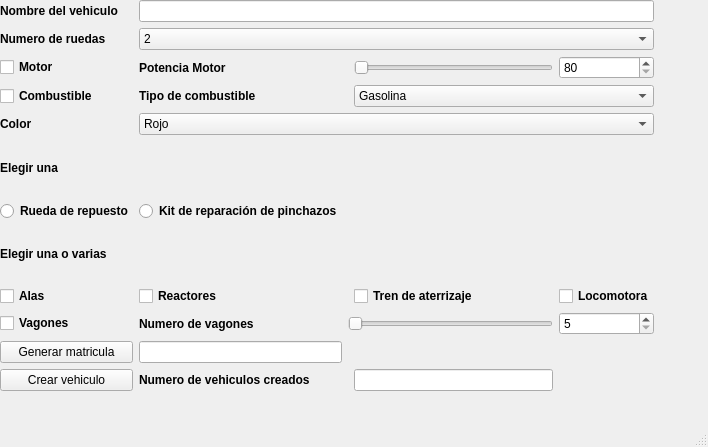
<?xml version="1.0" encoding="UTF-8"?>
<ui version="4.0">
 <class>MainWindow</class>
 <widget class="QMainWindow" name="MainWindow">
  <property name="geometry">
   <rect>
    <x>0</x>
    <y>0</y>
    <width>708</width>
    <height>447</height>
   </rect>
  </property>
  <property name="windowTitle">
   <string>MainWindow</string>
  </property>
  <widget class="QWidget" name="centralwidget">
   <widget class="QWidget" name="gridLayoutWidget_2">
    <property name="geometry">
     <rect>
      <x>0</x>
      <y>0</y>
      <width>654</width>
      <height>391</height>
     </rect>
    </property>
    <layout class="QGridLayout" name="gridLayout_2">
     <item row="2" column="4">
      <widget class="QSpinBox" name="spinPotencia">
       <property name="minimum">
        <number>80</number>
       </property>
       <property name="maximum">
        <number>450</number>
       </property>
      </widget>
     </item>
     <item row="0" column="1" colspan="4">
      <widget class="QLineEdit" name="lineEditNombre"/>
     </item>
     <item row="5" column="0">
      <widget class="QLabel" name="label_6">
       <property name="font">
        <font>
         <family>Arial</family>
         <weight>75</weight>
         <bold>true</bold>
        </font>
       </property>
       <property name="text">
        <string>Elegir una</string>
       </property>
      </widget>
     </item>
     <item row="9" column="2" colspan="2">
      <widget class="QSlider" name="horizontalVagones">
       <property name="minimum">
        <number>5</number>
       </property>
       <property name="maximum">
        <number>20</number>
       </property>
       <property name="orientation">
        <enum>Qt::Horizontal</enum>
       </property>
      </widget>
     </item>
     <item row="8" column="0">
      <widget class="QCheckBox" name="alas">
       <property name="font">
        <font>
         <family>Arial</family>
         <weight>75</weight>
         <bold>true</bold>
        </font>
       </property>
       <property name="text">
        <string>Alas</string>
       </property>
      </widget>
     </item>
     <item row="9" column="1">
      <widget class="QLabel" name="label_8">
       <property name="font">
        <font>
         <family>Arial</family>
         <weight>75</weight>
         <bold>true</bold>
        </font>
       </property>
       <property name="text">
        <string>Numero de vagones</string>
       </property>
      </widget>
     </item>
     <item row="7" column="0">
      <widget class="QLabel" name="label_7">
       <property name="font">
        <font>
         <family>Arial</family>
         <weight>75</weight>
         <bold>true</bold>
        </font>
       </property>
       <property name="text">
        <string>Elegir una o varias</string>
       </property>
      </widget>
     </item>
     <item row="6" column="1">
      <widget class="QRadioButton" name="reparacionPinchazos">
       <property name="font">
        <font>
         <family>Arial</family>
         <weight>75</weight>
         <bold>true</bold>
        </font>
       </property>
       <property name="text">
        <string>Kit de reparación de pinchazos</string>
       </property>
      </widget>
     </item>
     <item row="8" column="1">
      <widget class="QCheckBox" name="reactores">
       <property name="font">
        <font>
         <family>Arial</family>
         <weight>75</weight>
         <bold>true</bold>
        </font>
       </property>
       <property name="text">
        <string>Reactores</string>
       </property>
      </widget>
     </item>
     <item row="3" column="1">
      <widget class="QLabel" name="label_3">
       <property name="font">
        <font>
         <family>Arial</family>
         <weight>75</weight>
         <bold>true</bold>
        </font>
       </property>
       <property name="text">
        <string>Tipo de combustible</string>
       </property>
      </widget>
     </item>
     <item row="2" column="1">
      <widget class="QLabel" name="label_5">
       <property name="font">
        <font>
         <family>Arial</family>
         <weight>75</weight>
         <bold>true</bold>
        </font>
       </property>
       <property name="text">
        <string>Potencia Motor</string>
       </property>
      </widget>
     </item>
     <item row="9" column="4">
      <widget class="QSpinBox" name="spinVagones">
       <property name="minimum">
        <number>5</number>
       </property>
       <property name="maximum">
        <number>20</number>
       </property>
      </widget>
     </item>
     <item row="4" column="1" colspan="4">
      <widget class="QComboBox" name="color">
       <item>
        <property name="text">
         <string>Rojo</string>
        </property>
       </item>
       <item>
        <property name="text">
         <string>Blanco</string>
        </property>
       </item>
       <item>
        <property name="text">
         <string>Negro</string>
        </property>
       </item>
       <item>
        <property name="text">
         <string>Azul</string>
        </property>
       </item>
       <item>
        <property name="text">
         <string>Amarillo</string>
        </property>
       </item>
       <item>
        <property name="text">
         <string>Verde</string>
        </property>
       </item>
      </widget>
     </item>
     <item row="12" column="1">
      <widget class="QLabel" name="label_9">
       <property name="font">
        <font>
         <family>Arial</family>
         <weight>75</weight>
         <bold>true</bold>
        </font>
       </property>
       <property name="text">
        <string>Numero de vehiculos creados</string>
       </property>
      </widget>
     </item>
     <item row="8" column="4">
      <widget class="QCheckBox" name="locomotora">
       <property name="font">
        <font>
         <family>Arial</family>
         <weight>75</weight>
         <bold>true</bold>
        </font>
       </property>
       <property name="text">
        <string>Locomotora</string>
       </property>
      </widget>
     </item>
     <item row="2" column="0">
      <widget class="QCheckBox" name="motor">
       <property name="font">
        <font>
         <family>Arial</family>
         <weight>75</weight>
         <bold>true</bold>
        </font>
       </property>
       <property name="text">
        <string>Motor</string>
       </property>
      </widget>
     </item>
     <item row="11" column="0">
      <widget class="QPushButton" name="pushButtonMatricula">
       <property name="text">
        <string>Generar matricula</string>
       </property>
      </widget>
     </item>
     <item row="12" column="3">
      <widget class="QLineEdit" name="lineEditVehiculos">
       <property name="readOnly">
        <bool>true</bool>
       </property>
      </widget>
     </item>
     <item row="11" column="1">
      <widget class="QLineEdit" name="lineEditMatricula">
       <property name="readOnly">
        <bool>true</bool>
       </property>
      </widget>
     </item>
     <item row="4" column="0">
      <widget class="QLabel" name="label_4">
       <property name="font">
        <font>
         <family>Arial</family>
         <weight>75</weight>
         <bold>true</bold>
        </font>
       </property>
       <property name="text">
        <string>Color</string>
       </property>
      </widget>
     </item>
     <item row="8" column="3">
      <widget class="QCheckBox" name="tren">
       <property name="font">
        <font>
         <family>Arial</family>
         <weight>75</weight>
         <bold>true</bold>
        </font>
       </property>
       <property name="text">
        <string>Tren de aterrizaje</string>
       </property>
      </widget>
     </item>
     <item row="1" column="1" colspan="4">
      <widget class="QComboBox" name="ruedas">
       <item>
        <property name="text">
         <string>2</string>
        </property>
       </item>
       <item>
        <property name="text">
         <string>3</string>
        </property>
       </item>
       <item>
        <property name="text">
         <string>6</string>
        </property>
       </item>
       <item>
        <property name="text">
         <string>40</string>
        </property>
       </item>
       <item>
        <property name="text">
         <string>4</string>
        </property>
       </item>
      </widget>
     </item>
     <item row="12" column="0">
      <widget class="QPushButton" name="pushButtonNewCar">
       <property name="text">
        <string>Crear vehiculo</string>
       </property>
      </widget>
     </item>
     <item row="3" column="0">
      <widget class="QCheckBox" name="combustible">
       <property name="font">
        <font>
         <family>Arial</family>
         <weight>75</weight>
         <bold>true</bold>
        </font>
       </property>
       <property name="text">
        <string>Combustible</string>
       </property>
      </widget>
     </item>
     <item row="0" column="0">
      <widget class="QLabel" name="label">
       <property name="font">
        <font>
         <family>Arial</family>
         <weight>75</weight>
         <bold>true</bold>
        </font>
       </property>
       <property name="text">
        <string>Nombre del vehiculo</string>
       </property>
      </widget>
     </item>
     <item row="3" column="3" colspan="2">
      <widget class="QComboBox" name="tipoCombustible">
       <item>
        <property name="text">
         <string>Gasolina</string>
        </property>
       </item>
       <item>
        <property name="text">
         <string>Eléctrico</string>
        </property>
       </item>
       <item>
        <property name="text">
         <string>Queroseno</string>
        </property>
       </item>
       <item>
        <property name="text">
         <string>Híbrido</string>
        </property>
       </item>
       <item>
        <property name="text">
         <string>Diesel</string>
        </property>
       </item>
      </widget>
     </item>
     <item row="1" column="0">
      <widget class="QLabel" name="label_2">
       <property name="font">
        <font>
         <family>Arial</family>
         <weight>75</weight>
         <bold>true</bold>
        </font>
       </property>
       <property name="text">
        <string>Numero de ruedas</string>
       </property>
      </widget>
     </item>
     <item row="6" column="0">
      <widget class="QRadioButton" name="ruedaRepuesto">
       <property name="font">
        <font>
         <family>Arial</family>
         <weight>75</weight>
         <bold>true</bold>
        </font>
       </property>
       <property name="text">
        <string>Rueda de repuesto</string>
       </property>
      </widget>
     </item>
     <item row="2" column="3">
      <widget class="QSlider" name="horizontalPotencia">
       <property name="minimum">
        <number>80</number>
       </property>
       <property name="maximum">
        <number>450</number>
       </property>
       <property name="orientation">
        <enum>Qt::Horizontal</enum>
       </property>
      </widget>
     </item>
     <item row="9" column="0">
      <widget class="QCheckBox" name="vagones">
       <property name="font">
        <font>
         <family>Arial</family>
         <weight>75</weight>
         <bold>true</bold>
        </font>
       </property>
       <property name="text">
        <string>Vagones</string>
       </property>
      </widget>
     </item>
    </layout>
   </widget>
  </widget>
  <widget class="QMenuBar" name="menubar">
   <property name="geometry">
    <rect>
     <x>0</x>
     <y>0</y>
     <width>708</width>
     <height>26</height>
    </rect>
   </property>
  </widget>
  <widget class="QStatusBar" name="statusbar"/>
 </widget>
 <resources/>
 <connections>
  <connection>
   <sender>horizontalPotencia</sender>
   <signal>valueChanged(int)</signal>
   <receiver>spinPotencia</receiver>
   <slot>setValue(int)</slot>
   <hints>
    <hint type="sourcelabel">
     <x>467</x>
     <y>93</y>
    </hint>
    <hint type="destinationlabel">
     <x>601</x>
     <y>93</y>
    </hint>
   </hints>
  </connection>
  <connection>
   <sender>horizontalVagones</sender>
   <signal>valueChanged(int)</signal>
   <receiver>spinVagones</receiver>
   <slot>setValue(int)</slot>
   <hints>
    <hint type="sourcelabel">
     <x>464</x>
     <y>336</y>
    </hint>
    <hint type="destinationlabel">
     <x>601</x>
     <y>336</y>
    </hint>
   </hints>
  </connection>
 </connections>
</ui>
